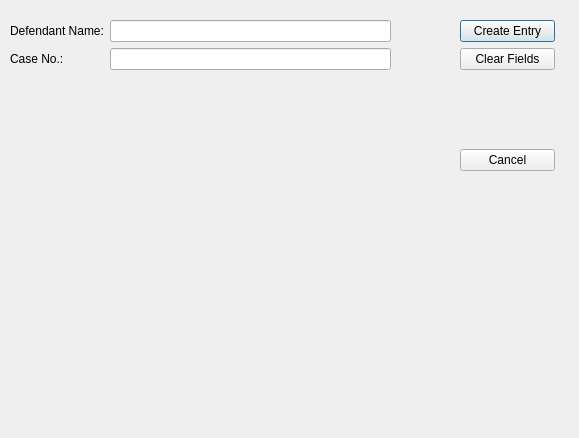
<?xml version="1.0" encoding="UTF-8"?>
<ui version="4.0">
 <class>VerdictFormDialog</class>
 <widget class="QDialog" name="VerdictFormDialog">
  <property name="geometry">
   <rect>
    <x>0</x>
    <y>0</y>
    <width>579</width>
    <height>438</height>
   </rect>
  </property>
  <property name="windowTitle">
   <string>Dialog</string>
  </property>
  <widget class="QWidget" name="layoutWidget_2">
   <property name="geometry">
    <rect>
     <x>460</x>
     <y>20</y>
     <width>95</width>
     <height>151</height>
    </rect>
   </property>
   <layout class="QVBoxLayout" name="verticalLayout">
    <item>
     <widget class="QPushButton" name="pushButton">
      <property name="text">
       <string>Create Entry</string>
      </property>
     </widget>
    </item>
    <item>
     <widget class="QPushButton" name="pushButton_2">
      <property name="text">
       <string>Clear Fields</string>
      </property>
     </widget>
    </item>
    <item>
     <spacer name="verticalSpacer">
      <property name="orientation">
       <enum>Qt::Vertical</enum>
      </property>
      <property name="sizeHint" stdset="0">
       <size>
        <width>20</width>
        <height>58</height>
       </size>
      </property>
     </spacer>
    </item>
    <item>
     <widget class="QPushButton" name="pushButton_3">
      <property name="text">
       <string>Cancel</string>
      </property>
     </widget>
    </item>
   </layout>
  </widget>
  <widget class="QWidget" name="layoutWidget">
   <property name="geometry">
    <rect>
     <x>5</x>
     <y>15</y>
     <width>391</width>
     <height>161</height>
    </rect>
   </property>
   <layout class="QFormLayout" name="formLayout">
    <property name="leftMargin">
     <number>5</number>
    </property>
    <property name="topMargin">
     <number>5</number>
    </property>
    <property name="rightMargin">
     <number>5</number>
    </property>
    <property name="bottomMargin">
     <number>5</number>
    </property>
    <item row="0" column="0">
     <widget class="QLabel" name="label">
      <property name="text">
       <string>Defendant Name:</string>
      </property>
     </widget>
    </item>
    <item row="0" column="1">
     <widget class="QLineEdit" name="defendant_name"/>
    </item>
    <item row="1" column="0">
     <widget class="QLabel" name="label_2">
      <property name="text">
       <string>Case No.:</string>
      </property>
     </widget>
    </item>
    <item row="1" column="1">
     <widget class="QLineEdit" name="case_no"/>
    </item>
   </layout>
  </widget>
 </widget>
 <resources/>
 <connections>
  <connection>
   <sender>pushButton</sender>
   <signal>clicked()</signal>
   <receiver>VerdictFormDialog</receiver>
   <slot>createEntry()</slot>
   <hints>
    <hint type="sourcelabel">
     <x>476</x>
     <y>32</y>
    </hint>
    <hint type="destinationlabel">
     <x>497</x>
     <y>5</y>
    </hint>
   </hints>
  </connection>
  <connection>
   <sender>pushButton_2</sender>
   <signal>clicked()</signal>
   <receiver>defendant_name</receiver>
   <slot>clear()</slot>
   <hints>
    <hint type="sourcelabel">
     <x>528</x>
     <y>67</y>
    </hint>
    <hint type="destinationlabel">
     <x>307</x>
     <y>30</y>
    </hint>
   </hints>
  </connection>
  <connection>
   <sender>pushButton_2</sender>
   <signal>clicked()</signal>
   <receiver>case_no</receiver>
   <slot>clear()</slot>
   <hints>
    <hint type="sourcelabel">
     <x>496</x>
     <y>76</y>
    </hint>
    <hint type="destinationlabel">
     <x>346</x>
     <y>57</y>
    </hint>
   </hints>
  </connection>
  <connection>
   <sender>pushButton_3</sender>
   <signal>clicked()</signal>
   <receiver>VerdictFormDialog</receiver>
   <slot>reject()</slot>
   <hints>
    <hint type="sourcelabel">
     <x>478</x>
     <y>149</y>
    </hint>
    <hint type="destinationlabel">
     <x>511</x>
     <y>132</y>
    </hint>
   </hints>
  </connection>
 </connections>
 <slots>
  <slot>createEntry()</slot>
 </slots>
</ui>
